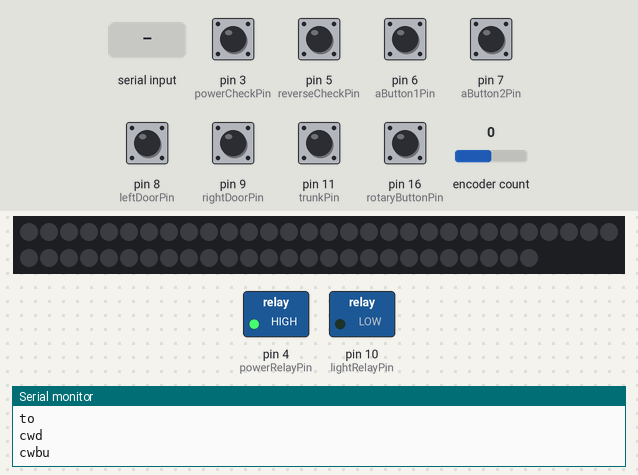
This sketch was run on a simulated Arduino Uno, built with avr-gcc and run on an emulated ATmega328P. Parts: 56 RGB LEDs in strip order, left to right, continuing on the next row, switched loads named in the sketch (green lamp = pin HIGH), the last lines printed to the serial monitor. The inputs (shaded band) are chosen by the test bench; at power-on: pin 3 (powerCheckPin), pin 5 (reverseCheckPin), pin 6 (aButton1Pin), pin 7 (aButton2Pin), pin 8 (leftDoorPin), pin 9 (rightDoorPin), pin 11 (trunkPin), pin 16 (rotaryButtonPin) HIGH, encoder count 0. Dim RGB values are drawn brighter than linear.

Above: at 1.2 s.
1.3 s: "ll_\n" received over Serial
2.8 s: "ll_,45\n" received over Serial
At 3.2 s:
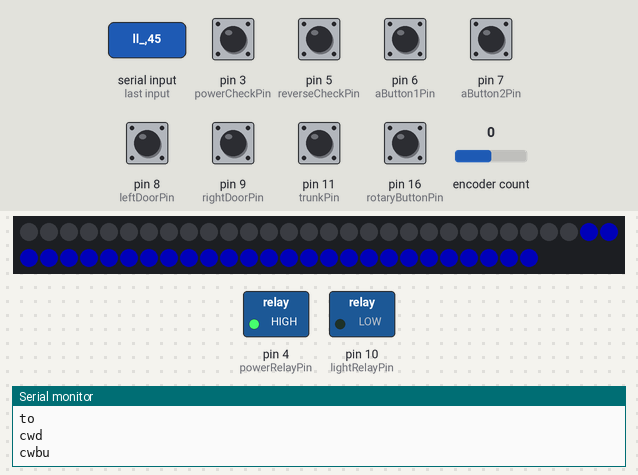
4.3 s: "rl_,45\n" received over Serial
At 5.5 s:
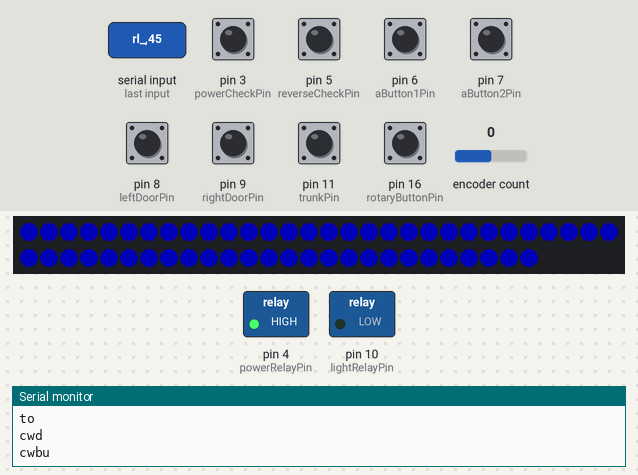
5.8 s: "le\n" received over Serial
At 6.4 s:
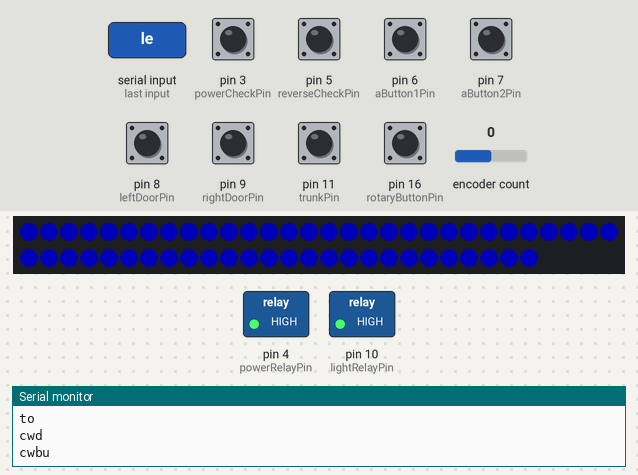
7.3 s: "ll_90\n" received over Serial
At 7.8 s:
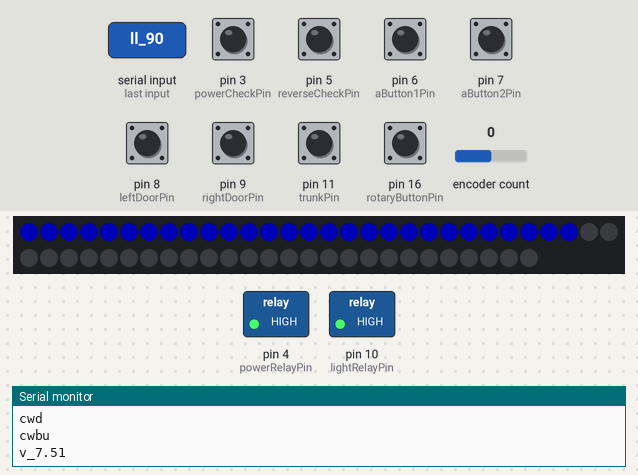
Timing chart, 0 to 10.3 s (numbered marks = the images above; inputs shaded):
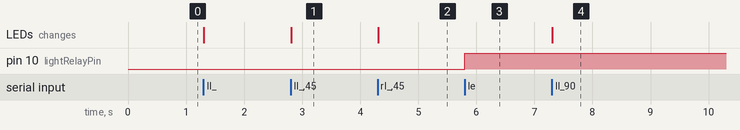

The sketch:

miata-mian-controller.ino
```cpp
#include <FastLED.h>
#include <Encoder.h>

const int powerCheckPin = 3;
const int powerRelayPin = 4;

const int reverseCheckPin = 5;

const int aButton1Pin = 6;
const int aButton2Pin = 7;

const int leftDoorPin = 8;
const int rightDoorPin = 9;
const int trunkPin = 11;

const int ledDataPin = 12;

const int lightRelayPin = 10;

Encoder rotaryEncoder(14, 15);
long oldRotaryPosition = -999;
const int rotaryButtonPin = 16;

bool lastSystemPower = true;

const int ledCount = 56;
CRGB leds[ledCount];

const int batterySensorPin = A0;
unsigned long lastDateSentTime = 0;
const unsigned long sendDateInterval = 7000;

bool lastAButton1Val;
bool lastAButton2Val;
bool lastReverseVal;
bool lastLeftDoorVal;
bool lastRightDoorVal;
bool lastTrunkVal;
bool lastRotaryButtonVal;

void setup() {
  FastLED.addLeds<NEOPIXEL, ledDataPin>(leds, ledCount);

  pinMode(powerCheckPin, INPUT);
  pinMode(reverseCheckPin, INPUT);
  pinMode(aButton1Pin, INPUT);
  pinMode(aButton2Pin, INPUT);
  pinMode(leftDoorPin, INPUT);
  pinMode(rightDoorPin, INPUT);
  pinMode(trunkPin, INPUT);
  pinMode(powerRelayPin, OUTPUT);
  pinMode(lightRelayPin, OUTPUT);
  pinMode(rotaryButtonPin, INPUT);

  digitalWrite(powerRelayPin, HIGH);
  digitalWrite(lightRelayPin, LOW);
  digitalWrite(reverseCheckPin, HIGH);
  digitalWrite(aButton1Pin, HIGH);
  digitalWrite(aButton2Pin, HIGH);
  digitalWrite(leftDoorPin, HIGH);
  digitalWrite(rightDoorPin, HIGH);
  digitalWrite(trunkPin, HIGH);
  digitalWrite(rotaryButtonPin, HIGH);
  Serial.begin(9600);
}

void loop() {

  checkReverse();
  checkActionButton1();
  checkActionButton2();
  checkLeftDoor();
  checkRightDoor();
  checkTrunk();
  checkPower();
  checkBattery();
  checkRotary();
  checkRotaryButton();


  if (Serial.available() > 0) {
    String data = Serial.readStringUntil('\n');

    if (data == "sd") {
      sendData();
    } else if (data == "off") {
      powerOff();
    } else if (data == "le") {
      setLight(true);
    } else if (data == "ld") {
      setLight(false);
    } else if (data.startsWith("ll_")) {
      String hexColor = data.substring(4);
      setLeftLedsColor(hexColor);
    } else if (data.startsWith("rl_")) {
      String hexColor = data.substring(4);
      setRightLedsColor(hexColor);
    }
  }
}

void setRightLedsColor(String hexColor) {
  // Convert hex string to CRGB
  CRGB color = hexToCRGB(hexColor);

  // Set the first half of the LEDs to the color
  for (int i = 0; i < ledCount / 2; i++) {
    leds[i] = color;
  }

  FastLED.show();
}

void setLeftLedsColor(String hexColor) {
  // Convert hex string to CRGB
  CRGB color = hexToCRGB(hexColor);

  //Serial.println(hexColor);

  // Set the second half of the LEDs to the color
  for (int i = ledCount / 2; i < ledCount; i++) {
    leds[i] = color;
  }

  FastLED.show();
}

CRGB hexToCRGB(String hexColor) {
  long number = strtol(&hexColor[0], NULL, 16);
  byte red = (number >> 16) & 0xFF;
  byte green = (number >> 8) & 0xFF;
  byte blue = number & 0xFF;
  return CRGB(red, green, blue);
}


void setLight(bool active) {
  digitalWrite(lightRelayPin, active);
}

void powerOff() {
  delay(30000);

  digitalWrite(powerRelayPin, LOW);
}

void sendData() {
  onLeftDoorChanged(lastLeftDoorVal);
  onRightDoorChanged(lastRightDoorVal);
  onTrunkChanged(lastTrunkVal);
  onReverseChanged(lastReverseVal);

  if (!digitalRead(powerCheckPin)) {
    Serial.println("off");
  }
}

void checkBattery() {
  unsigned long currentTime = millis();

  if (currentTime - lastDateSentTime >= sendDateInterval) {
    int sensorValue = analogRead(batterySensorPin);
    float voltage = sensorValue * (5.0 / 1023.0) * 3.0;
    Serial.print("v_");
    Serial.println(voltage);
    lastDateSentTime = currentTime;
    return;
  }
}

void checkRotary() {
  long newPosition = rotaryEncoder.read();

  if (newPosition > oldRotaryPosition && (newPosition - oldRotaryPosition) >= 2) {
    Serial.println("cwd");
    oldRotaryPosition = newPosition;
  } else if (newPosition < oldRotaryPosition && (oldRotaryPosition - newPosition) >= 2) {
    Serial.println("cwu");
    oldRotaryPosition = newPosition;
  }
}

void checkRotaryButton() {
  bool buttonVal = digitalRead(rotaryButtonPin);

  if (lastRotaryButtonVal != buttonVal) {
    lastRotaryButtonVal = buttonVal;
    onRotaryButtonChanged(buttonVal);
  }
}

void checkReverse() {
  bool reverseVal = digitalRead(reverseCheckPin);

  if (lastReverseVal != reverseVal) {
    lastReverseVal = reverseVal;
    onReverseChanged(reverseVal);
  }
}

void checkActionButton1() {
  bool aButton1Val = digitalRead(aButton1Pin);

  if (lastAButton1Val != aButton1Val) {
    lastAButton1Val = aButton1Val;
    onActionButton1Changed(aButton1Val);
  }
}

void checkActionButton2() {
  bool aButton2Val = digitalRead(aButton2Pin);

  if (lastAButton2Val != aButton2Val) {
    lastAButton2Val = aButton2Val;
    onActionButton2Changed(aButton2Val);
  }
}

void checkLeftDoor() {
  bool leftDoorVal = digitalRead(leftDoorPin);

  if (lastLeftDoorVal != leftDoorVal) {
    lastLeftDoorVal = leftDoorVal;
    onLeftDoorChanged(leftDoorVal);
  }
}

void checkRightDoor() {
  bool rightDoorVal = digitalRead(rightDoorPin);

  if (lastRightDoorVal != rightDoorVal) {
    lastRightDoorVal = rightDoorVal;
    onRightDoorChanged(rightDoorVal);
  }
}

void checkTrunk() {
  bool trunkVal = digitalRead(trunkPin);

  if (lastTrunkVal != trunkVal) {
    lastTrunkVal = trunkVal;
    onTrunkChanged(trunkVal);
  }
}

void checkPower() {
  bool powerVal = digitalRead(powerCheckPin);

  if (lastSystemPower != powerVal) {
    lastSystemPower = powerVal;
    onPowerChanged(powerVal);
  }
}

void onPowerChanged(bool val) {
  if (val) {
    Serial.println("p");
  } else {
    Serial.println("po");
  }
}

void onReverseChanged(bool val) {
  if (val) {
    Serial.println("re");
  } else {
    Serial.println("rd");
  }
}

void onRotaryButtonChanged(bool val) {
  if (val) {
    Serial.println("cwbu");
  } else {
    Serial.println("cwbd");
  }
}


void onActionButton1Changed(bool val) {
  if (val) {
    Serial.println("a1u");
  } else {
    Serial.println("a1d");
  }
}

void onActionButton2Changed(bool val) {
  if (val) {
    Serial.println("a2u");
  } else {
    Serial.println("a2d");
  }
}

void onLeftDoorChanged(bool val) {
  if (val) {
    Serial.println("ldc");
  } else {
    Serial.println("ldo");
  }
}

void onRightDoorChanged(bool val) {
  if (val) {
    Serial.println("rdc");
  } else {
    Serial.println("rdo");
  }
}

void onTrunkChanged(bool val) {
  if (val) {
    Serial.println("to");
  } else {
    Serial.println("tc");
  }
}
```

Measured:
- after the input at 2.8 s, the LEDs: change at once (image 1)
- after the input at 4.3 s, the LEDs: change at once (image 2)
- after the input at 5.8 s, pin 10 (lightRelayPin): LOW → HIGH at once
- after the input at 7.3 s, the LEDs: change at once (image 4)
